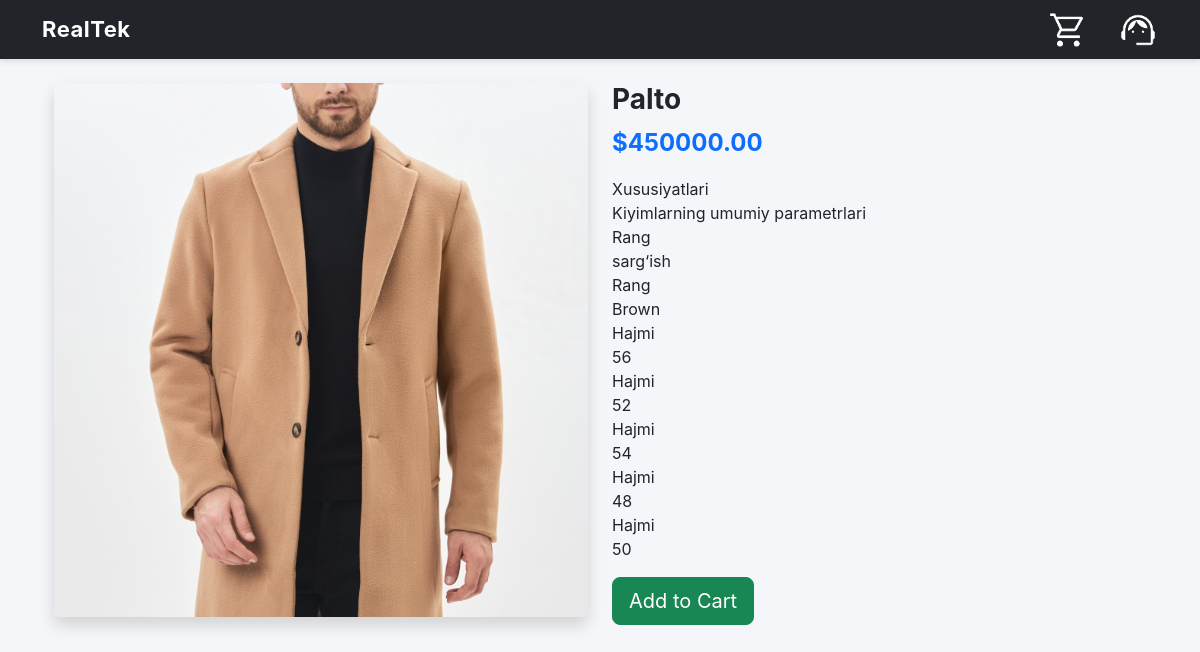
The page /product/1a6b9cd65770/ on the database its author committed.
### main/models.py (models this page shows, shortened)
class Product(models.Model):
    link = models.CharField(unique=True,max_length=12 , default=short_uuid)
    category = models.ForeignKey(Category, on_delete=models.CASCADE, related_name='product')
    price = models.DecimalField(max_digits=10, decimal_places=2, null=True, blank=True)
    name = models.CharField(max_length=150)
    image = models.ImageField(upload_to='product/images', blank=True, null=True)
    description = models.TextField()
    date_saved = models.DateTimeField(auto_now_add=True)

### main/views.py (the view)
# urls.py: path('product/<str:link>/', product_detail, name='product_detail'),
def product_detail(request, link):
    product = get_object_or_404(Product, link=link)
    return render(request, "detail.html", {"product": product})

### templates/detail.html (shortened to what this page needs)
{% extends "base.html" %}
{% load static %}
{% block content %}
<div class="container mt-4">
    <div class="row">
        <div class="col-md-6 mb-3">
            {% if product.image %}
                <img src="{{ product.image.url }}" class="img-fluid rounded shadow" alt="{{ product.name }}">
            {% else %}
                <img src="{% static 'no-image.png' %}" class="img-fluid rounded shadow" alt="No image">
            {% endif %}
        </div>
        <div class="col-md-6">
            <h3 class="fw-bold">{{ product.name }}</h3>
            {% if product.price %}
                <p class="price-tag fs-4 text-success">${{ product.price }}</p>
            {% endif %}
            <p class="mt-3">{{ product.description|linebreaks }}</p>
            <form action="{% url 'add_to_cart' product.link %}" method="POST" class="add-cart-form mt-3">
                <button type="submit" class="btn btn-success btn-lg">
                     Add to Cart
                </button>
            </form>
        </div>
    </div>
</div>
{% endblock %}

### static/style.css (style rules this page uses)
.price-tag { font-size: 18px; font-weight: 700; color: #0d6efd; }

### templates/base.html (style rules this page uses)
body { background: #f4f6f9; font-family: "Inter", sans-serif; }
.price-tag { font-size: 18px; font-weight: 700; color: #0d6efd !important; }

### templates/detail.html (style rules this page uses)
.price-tag { font-weight: bold; color: #28a745; }
.add-cart-form button { transition: 0.2s ease; }

### rows shown on the page
Product: image (picture), name "Palto", price "450000.00", description "Xususiyatlari Kiyimlarning umumiy parametrlari Rang sarg‘ish Rang Brown Hajmi 56 Hajmi 52 Hajmi 54 Hajmi 48 Hajmi 50"
